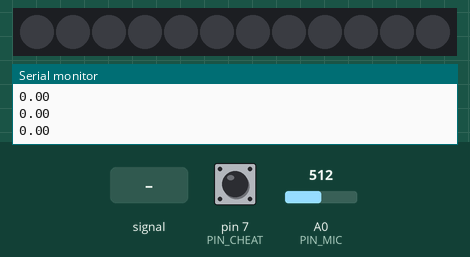
A sketch run on a simulated Arduino Uno, built with avr-gcc and run on an emulated ATmega328P. Shown: 12 RGB LEDs in strip order, left to right, the last lines printed to the serial monitor. Inputs (shaded band) come from the test bench; at power-on: pin 7 (PIN_CHEAT) HIGH, A0 (PIN_MIC) = 512. Dim RGB values are drawn brighter than linear.

Above: at 1.4 s.
1.5 s: A0 (PIN_MIC) fed a 200 Hz sine of ±460 counts around its level
At 1.77 s:
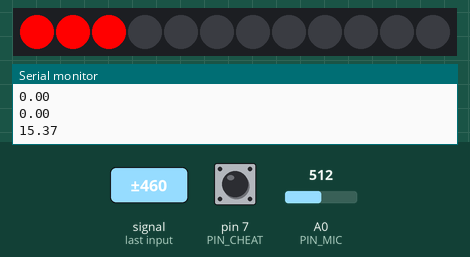
3.7 s: pin 7 (PIN_CHEAT) pulled LOW for 0.15 s
At 3.89 s:
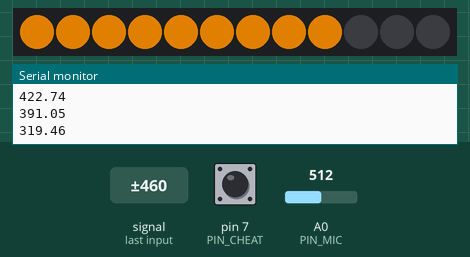
4.4 s: pin 7 (PIN_CHEAT) pulled LOW for 1 s
At 4.79 s:
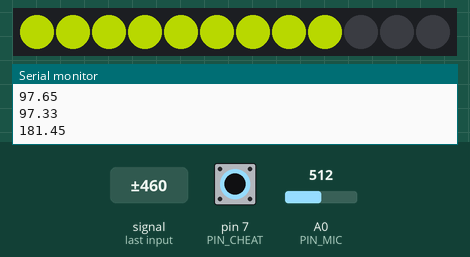
6.0 s: A0 (PIN_MIC) fed a 200 Hz sine of ±255 counts around its level
At 7.33 s:
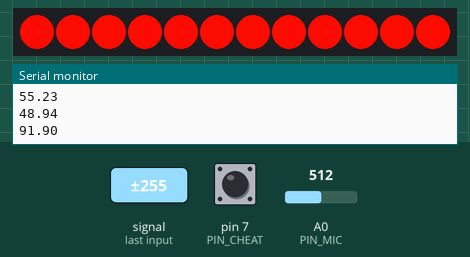
8.2 s: A0 (PIN_MIC) set to 716
At 9.43 s:
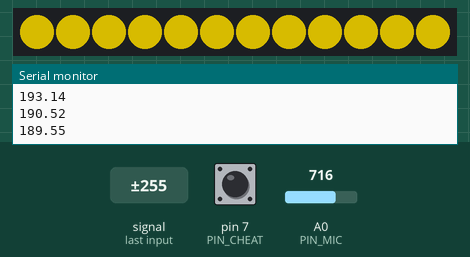
11.2 s: A0 (PIN_MIC) set to 511
At 12.1 s:
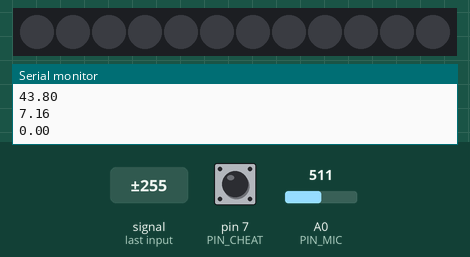
Timing chart, 0 to 14.2 s (numbered marks = the images above; inputs shaded):
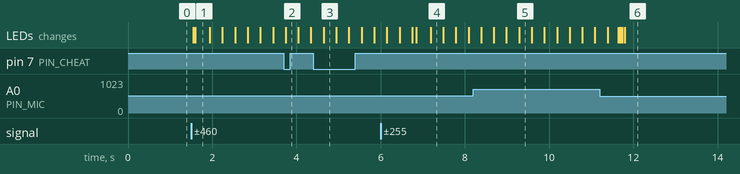

Measured:
- after the input at 1.5 s, the LEDs: first change after 0.05 s (image 1 shows a later state)
- after the input at 3.7 s, the LEDs: change at once (image 2)
- after the input at 4.4 s, the LEDs: change after 0.25 s (image 3)
- after the input at 6.0 s, the LEDs: first differ from a run without the input after 0.75 s (image 4 shows a later state)
- after the input at 8.2 s, the LEDs: first differ from a run without the input after 1.1 s (image 5)
- after the input at 11.2 s, the LEDs: first differ from a run without the input after 0.45 s (image 6 shows a later state)

The sketch:

hb3000.ino
```cpp
#include "FastLED.h"

/* CONFIG */
const int PIN_MIC = A0;
const int PIN_LED = 4;
const int LED_COUNT = 12;
const int PIN_CHEAT = 7;
/* END CONFIG */

/**
 * Blow detector class.
 *
 * Class to handle microphone input to produce some usable volume value.
 */
class Mike {
  private:
    int pin;
    int dc_bias;
    float mean_factor;
    float mean;
    void (*progress_feedback)(float progress);
  public:
    Mike(int pin, float mean_factor);
    int raw_read() { return analogRead(this->pin); }
    int read_volume() { return abs(raw_read() - dc_bias); }
    float read_mean();
    void calibrate();
    void set_progress_feedback(void (*f)(float)) { this->progress_feedback = f; }
};

Mike::Mike(int pin, float mean_factor) {
  this->pin = pin;
  this->mean_factor = mean_factor;
  this->dc_bias = 0;
  this->mean = 0.0f;
}

/**
 * Calibrate mic and find DC bias.
 *
 * Get some measures from microphone and determine mean value to calibrate
 * DC bias. Can optionally report progress information to callback.
 */
void Mike::calibrate() {
  long tmp = 0;
  const int initial_reads = 100;
  for (int i=0; i<initial_reads; i++) {
    if ( this->progress_feedback ) {
      this->progress_feedback((float)i/initial_reads);
    }
    tmp += this->raw_read();
  }
  this->dc_bias = tmp / initial_reads;
  // Serial.print("Bias: ");
  // Serial.println(this->dc_bias);
}

/**
 * Read volume and return current average volume.
 *
 * Returns current volume measured by microphone, applies a running
 * mean to respect last few measurements.
 */
float Mike::read_mean() {
  float current = this->read_volume();
  this->mean = this->mean * this->mean_factor + current * (1.0f - this->mean_factor);
  return this->mean;
}

// --

Mike mike(A0, 0.99);
CRGB leds[LED_COUNT];

bool cheating = false;


void setup() {
  #if defined (__AVR_ATtiny85__)
    if (F_CPU == 16000000) clock_prescale_set(clock_div_1);
  #endif

  FastLED.addLeds<WS2812B, PIN_LED, GRB>(leds, LED_COUNT);

  Serial.begin(9600);

  pinMode(PIN_CHEAT, INPUT_PULLUP);
  mike.set_progress_feedback(show_progress);
  mike.calibrate();
}

/**
 * Read user control inputs (not mic).
 */
void read_controls() {
  static int i = 0;
  ++i;
  cheating = digitalRead(PIN_CHEAT) == LOW;
  if ( i % 64 == 0 ) {
    // TODO: read poti values
  }
}

/**
 * Show rotating rainbow on all leds.
 */
void rainbow(int steps) {
  for ( int i=0; i<steps; i++ ) {
    uint8_t start_hue = i % 256;
    fill_rainbow(leds, LED_COUNT, start_hue, 256/LED_COUNT);
    FastLED.show();
  }
}

/**
 * First part of leds in colour, others black.
 */
void partly(float part, const CRGB &colour) {
  // enforce 0 <= part <= 1
  part = max(0.f, min(1.f, part));
  int leds_on = floor(LED_COUNT*part);
  fill_solid(leds, leds_on, colour);
  fill_solid(leds + leds_on, LED_COUNT-leds_on, CRGB::Black);
  FastLED.show();
}

/**
 * Callback to show progress on calibration.
 */
void show_progress(float progress) {
  partly(progress, CRGB::Yellow);
}


const float maxVol = 60.0;
const int timeUntilGood = 2000;
const float goodnessThreshold = 0.75 * maxVol;
int goodSteps = 0;

static void evaluate_volume(float vol) {
  if ( cheating ) {
    // you bloody cheater!
    vol = maxVol*0.8;
  }

  // how light colour??
  if ( vol >= goodnessThreshold ) {
    goodSteps += 1;
  } else {
    goodSteps = 0;
  }

  if ( goodSteps >= timeUntilGood ) {
    // wow, I guess there actually is a place called candy mountain
    rainbow(1500);
    // reset progress
    goodSteps = 0;
    // clear:
    fill_solid(leds, LED_COUNT, CRGB::Black);
    FastLED.show();
    return;
  }

  float progress = min(1.0, (float) goodSteps / timeUntilGood);
  CRGB colour = CRGB(255*(1.-progress), 255*progress, 0);

  partly(vol/maxVol, colour);
}

int i = 0;
const int volume_offset = 15;

void loop() {
  i++;
  // handle user input on controls:
  read_controls();
  // read volume
  float mean = mike.read_mean();
  // require minimum to suppress blinking on standby
  float vol = max(0, mean - volume_offset);
  // evaluate measurement:
  evaluate_volume(vol);
  // log/debug:
  if ( i%100 == 1 ) {
    Serial.println(vol);
  }
}
```
